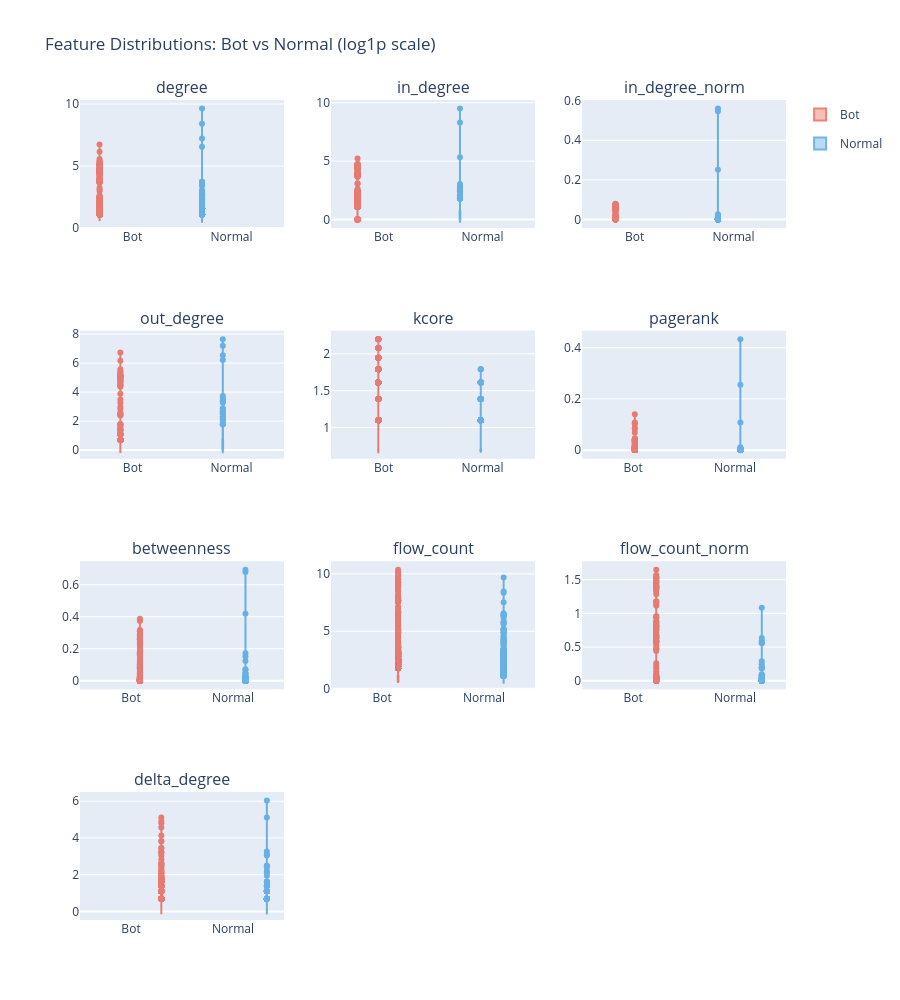

The code cell stored with this chart in its notebook:
### Code cell
# Sample for plotting (full dataset is too large for violin plots)
sample_bot = all_features[all_features["is_bot"]].sample(
    min(5000, all_features["is_bot"].sum()), random_state=42
)
sample_normal = all_features[~all_features["is_bot"]].sample(5000, random_state=42)
sample = pd.concat([sample_bot, sample_normal])
sample["label"] = sample["is_bot"].map({True: "Bot", False: "Normal"})

fig = make_subplots(
    rows=4,
    cols=3,
    subplot_titles=FEATURE_COLS,
)

colors = {"Bot": "#e74c3c", "Normal": "#3498db"}

for idx, col in enumerate(FEATURE_COLS):
    row = idx // 3 + 1
    col_pos = idx % 3 + 1
    for label, grp in sample.groupby("label"):
        fig.add_trace(
            go.Violin(
                y=np.log1p(grp[col]),
                name=label,
                legendgroup=label,
                showlegend=(idx == 0),
                line_color=colors[label],
                box_visible=True,
                meanline_visible=True,
                opacity=0.7,
            ),
            row=row,
            col=col_pos,
        )

fig.update_layout(
    title="Feature Distributions: Bot vs Normal (log1p scale)",
    height=1000,
    violinmode="group",
)
fig.show()

### Figure 1 — Plotly figure (JSON) as saved in the notebook; plotly's stock layout.template omitted (floating-point values rounded to 4 significant figures; data arrays with more than 128 entries replaced by an {"elided": "..."} marker saying what was removed)
{"data": [{"box": {"visible": true}, "legendgroup": "Bot", "line": {"color": "#e74c3c"}, "meanline": {"visible": true}, "name": "Bot", "opacity": 0.7, "showlegend": true, "type": "violin", "xaxis": "x", "y": {"elided": "5000 float values"}, "yaxis": "y"}, {"box": {"visible": true}, "legendgroup": "Normal", "line": {"color": "#3498db"}, "meanline": {"visible": true}, "name": "Normal", "opacity": 0.7, "showlegend": true, "type": "violin", "xaxis": "x", "y": {"elided": "5000 float values"}, "yaxis": "y"}, {"box": {"visible": true}, "legendgroup": "Bot", "line": {"color": "#e74c3c"}, "meanline": {"visible": true}, "name": "Bot", "opacity": 0.7, "showlegend": false, "type": "violin", "xaxis": "x2", "y": {"elided": "5000 float values"}, "yaxis": "y2"}, {"box": {"visible": true}, "legendgroup": "Normal", "line": {"color": "#3498db"}, "meanline": {"visible": true}, "name": "Normal", "opacity": 0.7, "showlegend": false, "type": "violin", "xaxis": "x2", "y": {"elided": "5000 float values"}, "yaxis": "y2"}, {"box": {"visible": true}, "legendgroup": "Bot", "line": {"color": "#e74c3c"}, "meanline": {"visible": true}, "name": "Bot", "opacity": 0.7, "showlegend": false, "type": "violin", "xaxis": "x3", "y": {"elided": "5000 float values"}, "yaxis": "y3"}, {"box": {"visible": true}, "legendgroup": "Normal", "line": {"color": "#3498db"}, "meanline": {"visible": true}, "name": "Normal", "opacity": 0.7, "showlegend": false, "type": "violin", "xaxis": "x3", "y": {"elided": "5000 float values"}, "yaxis": "y3"}, {"box": {"visible": true}, "legendgroup": "Bot", "line": {"color": "#e74c3c"}, "meanline": {"visible": true}, "name": "Bot", "opacity": 0.7, "showlegend": false, "type": "violin", "xaxis": "x4", "y": {"elided": "5000 float values"}, "yaxis": "y4"}, {"box": {"visible": true}, "legendgroup": "Normal", "line": {"color": "#3498db"}, "meanline": {"visible": true}, "name": "Normal", "opacity": 0.7, "showlegend": false, "type": "violin", "xaxis": "x4", "y": {"elided": "5000 float values"}, "yaxis": "y4"}, {"box": {"visible": true}, "legendgroup": "Bot", "line": {"color": "#e74c3c"}, "meanline": {"visible": true}, "name": "Bot", "opacity": 0.7, "showlegend": false, "type": "violin", "xaxis": "x5", "y": {"elided": "5000 float values"}, "yaxis": "y5"}, {"box": {"visible": true}, "legendgroup": "Normal", "line": {"color": "#3498db"}, "meanline": {"visible": true}, "name": "Normal", "opacity": 0.7, "showlegend": false, "type": "violin", "xaxis": "x5", "y": {"elided": "5000 float values"}, "yaxis": "y5"}, {"box": {"visible": true}, "legendgroup": "Bot", "line": {"color": "#e74c3c"}, "meanline": {"visible": true}, "name": "Bot", "opacity": 0.7, "showlegend": false, "type": "violin", "xaxis": "x6", "y": {"elided": "5000 float values"}, "yaxis": "y6"}, {"box": {"visible": true}, "legendgroup": "Normal", "line": {"color": "#3498db"}, "meanline": {"visible": true}, "name": "Normal", "opacity": 0.7, "showlegend": false, "type": "violin", "xaxis": "x6", "y": {"elided": "5000 float values"}, "yaxis": "y6"}, {"box": {"visible": true}, "legendgroup": "Bot", "line": {"color": "#e74c3c"}, "meanline": {"visible": true}, "name": "Bot", "opacity": 0.7, "showlegend": false, "type": "violin", "xaxis": "x7", "y": {"elided": "5000 float values"}, "yaxis": "y7"}, {"box": {"visible": true}, "legendgroup": "Normal", "line": {"color": "#3498db"}, "meanline": {"visible": true}, "name": "Normal", "opacity": 0.7, "showlegend": false, "type": "violin", "xaxis": "x7", "y": {"elided": "5000 float values"}, "yaxis": "y7"}, {"box": {"visible": true}, "legendgroup": "Bot", "line": {"color": "#e74c3c"}, "meanline": {"visible": true}, "name": "Bot", "opacity": 0.7, "showlegend": false, "type": "violin", "xaxis": "x8", "y": {"elided": "5000 float values"}, "yaxis": "y8"}, {"box": {"visible": true}, "legendgroup": "Normal", "line": {"color": "#3498db"}, "meanline": {"visible": true}, "name": "Normal", "opacity": 0.7, "showlegend": false, "type": "violin", "xaxis": "x8", "y": {"elided": "5000 float values"}, "yaxis": "y8"}, {"box": {"visible": true}, "legendgroup": "Bot", "line": {"color": "#e74c3c"}, "meanline": {"visible": true}, "name": "Bot", "opacity": 0.7, "showlegend": false, "type": "violin", "xaxis": "x9", "y": {"elided": "5000 float values"}, "yaxis": "y9"}, {"box": {"visible": true}, "legendgroup": "Normal", "line": {"color": "#3498db"}, "meanline": {"visible": true}, "name": "Normal", "opacity": 0.7, "showlegend": false, "type": "violin", "xaxis": "x9", "y": {"elided": "5000 float values"}, "yaxis": "y9"}, {"box": {"visible": true}, "legendgroup": "Bot", "line": {"color": "#e74c3c"}, "meanline": {"visible": true}, "name": "Bot", "opacity": 0.7, "showlegend": false, "type": "violin", "xaxis": "x10", "y": {"elided": "5000 float values"}, "yaxis": "y10"}, {"box": {"visible": true}, "legendgroup": "Normal", "line": {"color": "#3498db"}, "meanline": {"visible": true}, "name": "Normal", "opacity": 0.7, "showlegend": false, "type": "violin", "xaxis": "x10", "y": {"elided": "5000 float values"}, "yaxis": "y10"}], "layout": {"annotations": [{"font": {"size": 16}, "showarrow": false, "text": "degree", "x": 0.1444, "xanchor": "center", "xref": "paper", "y": 1, "yanchor": "bottom", "yref": "paper"}, {"font": {"size": 16}, "showarrow": false, "text": "in_degree", "x": 0.5, "xanchor": "center", "xref": "paper", "y": 1, "yanchor": "bottom", "yref": "paper"}, {"font": {"size": 16}, "showarrow": false, "text": "in_degree_norm", "x": 0.8556, "xanchor": "center", "xref": "paper", "y": 1, "yanchor": "bottom", "yref": "paper"}, {"font": {"size": 16}, "showarrow": false, "text": "out_degree", "x": 0.1444, "xanchor": "center", "xref": "paper", "y": 0.7188, "yanchor": "bottom", "yref": "paper"}, {"font": {"size": 16}, "showarrow": false, "text": "kcore", "x": 0.5, "xanchor": "center", "xref": "paper", "y": 0.7188, "yanchor": "bottom", "yref": "paper"}, {"font": {"size": 16}, "showarrow": false, "text": "pagerank", "x": 0.8556, "xanchor": "center", "xref": "paper", "y": 0.7188, "yanchor": "bottom", "yref": "paper"}, {"font": {"size": 16}, "showarrow": false, "text": "betweenness", "x": 0.1444, "xanchor": "center", "xref": "paper", "y": 0.4375, "yanchor": "bottom", "yref": "paper"}, {"font": {"size": 16}, "showarrow": false, "text": "flow_count", "x": 0.5, "xanchor": "center", "xref": "paper", "y": 0.4375, "yanchor": "bottom", "yref": "paper"}, {"font": {"size": 16}, "showarrow": false, "text": "flow_count_norm", "x": 0.8556, "xanchor": "center", "xref": "paper", "y": 0.4375, "yanchor": "bottom", "yref": "paper"}, {"font": {"size": 16}, "showarrow": false, "text": "delta_degree", "x": 0.1444, "xanchor": "center", "xref": "paper", "y": 0.1562, "yanchor": "bottom", "yref": "paper"}], "height": 1000, "title": {"text": "Feature Distributions: Bot vs Normal (log1p scale)"}, "violinmode": "group", "xaxis": {"anchor": "y", "domain": [0, 0.2889]}, "xaxis10": {"anchor": "y10", "domain": [0, 0.2889]}, "xaxis11": {"anchor": "y11", "domain": [0.3556, 0.6444]}, "xaxis12": {"anchor": "y12", "domain": [0.7111, 1]}, "xaxis2": {"anchor": "y2", "domain": [0.3556, 0.6444]}, "xaxis3": {"anchor": "y3", "domain": [0.7111, 1]}, "xaxis4": {"anchor": "y4", "domain": [0, 0.2889]}, "xaxis5": {"anchor": "y5", "domain": [0.3556, 0.6444]}, "xaxis6": {"anchor": "y6", "domain": [0.7111, 1]}, "xaxis7": {"anchor": "y7", "domain": [0, 0.2889]}, "xaxis8": {"anchor": "y8", "domain": [0.3556, 0.6444]}, "xaxis9": {"anchor": "y9", "domain": [0.7111, 1]}, "yaxis": {"anchor": "x", "domain": [0.8438, 1]}, "yaxis10": {"anchor": "x10", "domain": [0, 0.1562]}, "yaxis11": {"anchor": "x11", "domain": [0, 0.1562]}, "yaxis12": {"anchor": "x12", "domain": [0, 0.1562]}, "yaxis2": {"anchor": "x2", "domain": [0.8438, 1]}, "yaxis3": {"anchor": "x3", "domain": [0.8438, 1]}, "yaxis4": {"anchor": "x4", "domain": [0.5625, 0.7188]}, "yaxis5": {"anchor": "x5", "domain": [0.5625, 0.7188]}, "yaxis6": {"anchor": "x6", "domain": [0.5625, 0.7188]}, "yaxis7": {"anchor": "x7", "domain": [0.2812, 0.4375]}, "yaxis8": {"anchor": "x8", "domain": [0.2812, 0.4375]}, "yaxis9": {"anchor": "x9", "domain": [0.2812, 0.4375]}}}
